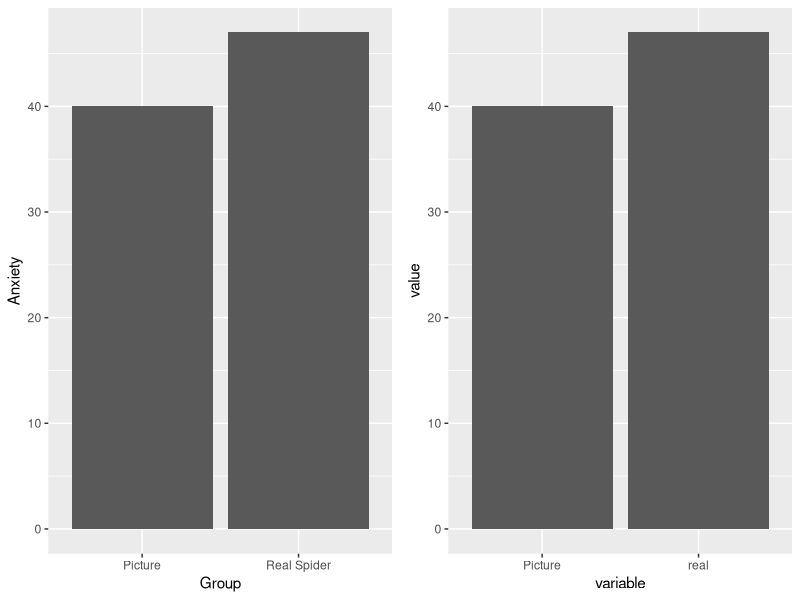

The R source for this figure:
library(ggplot2)
library(reshape2)
library(gridExtra)

#SpiderLong 데이터프레임 생성(독립설계)
#Make data.frame "SpiderLong", independent two groups "Picture" and "Real Spider"
참가자 <- c(1:24)
Group <- c(rep("Picture", 12), rep("Real Spider", 12))
Anxiety <- c(30, 35, 45, 40, 50, 35, 55, 25, 30, 45, 40, 50, 40, 35, 50, 55, 65, 55, 50, 35, 30, 50, 60, 39)
SpiderLong <- data.frame(참가자, Group, Anxiety)
SpiderLong

#SpiderWide 데이터프레임 생성(반복측정)
#Make data.frame "SpiederWide", one group. Repeated measurement. 
참가자 <- c(1:12)
Picture <- c(30, 35, 45, 40, 50, 35, 55, 25, 30, 45, 40, 50)
real <- c(40, 35, 50, 55, 65, 55, 50, 35, 30, 50, 60, 39)
SpiderWide <- data.frame(참가자, Picture, real)
SpiderWide

#SpiderLong 오차막대
#SpiderLong bar chart with error bar.
SpiderLongBar <- ggplot(data = SpiderLong, aes(x = Group, y = Anxiety)) +
  stat_summary(fun.y = mean, geom = "bar") +
  stat_summary(fun.data = mean_cl_normal, geom = "pointrange")

#SpiderWide 오차막대
#SpiderWide chart with error bar
#Translate the wide data.frame "SpiderWide" to the long data.frame "SpiderWide2Long" for visualization.
SpiderWide2Long <- melt(SpiderWide, id.vars = "참가자")
SpiderWide2Long
SpiderWide2LongBar <- ggplot(data = SpiderWide2Long, aes(x = variable, y = value)) +
  stat_summary(fun.y = mean, geom = "bar") +
  stat_summary(fun.data = mean_cl_normal, geom = "pointrange")

#SpiderLongBar와 SpiderWide2Long의 오차막대를 하나의 화면에 출력.
#Print two graphs "SpiderLongBar" and "SpiderWide2LongBar" on one page.
Glist <- arrangeGrob(SpiderLongBar, SpiderWide2LongBar, ncol = 2)
grid.arrange(Glist)

